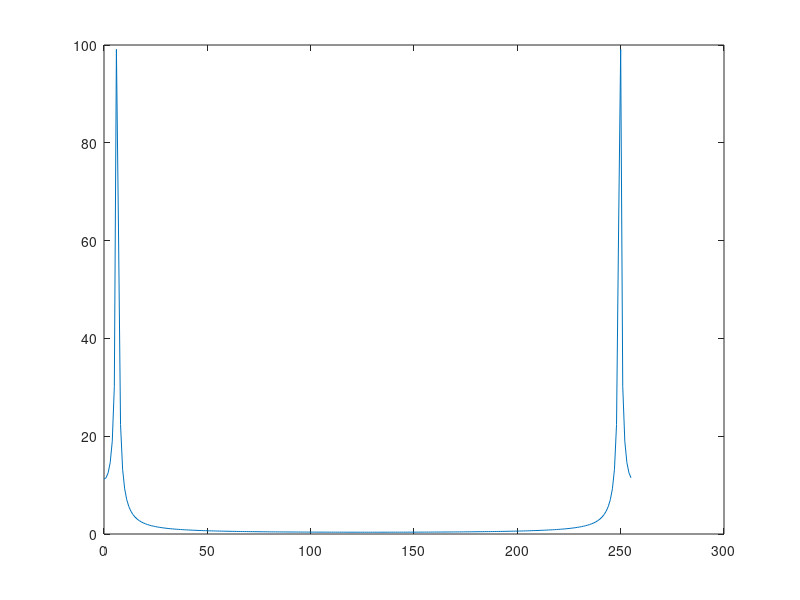
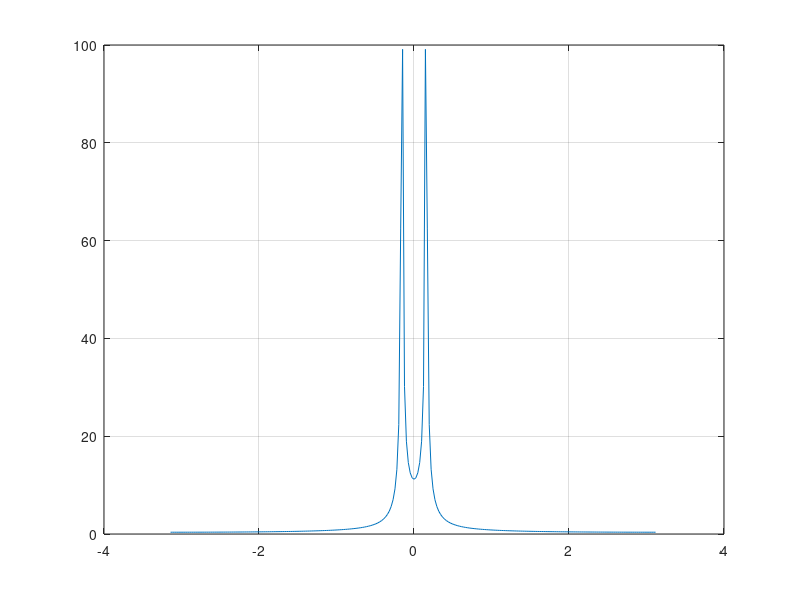
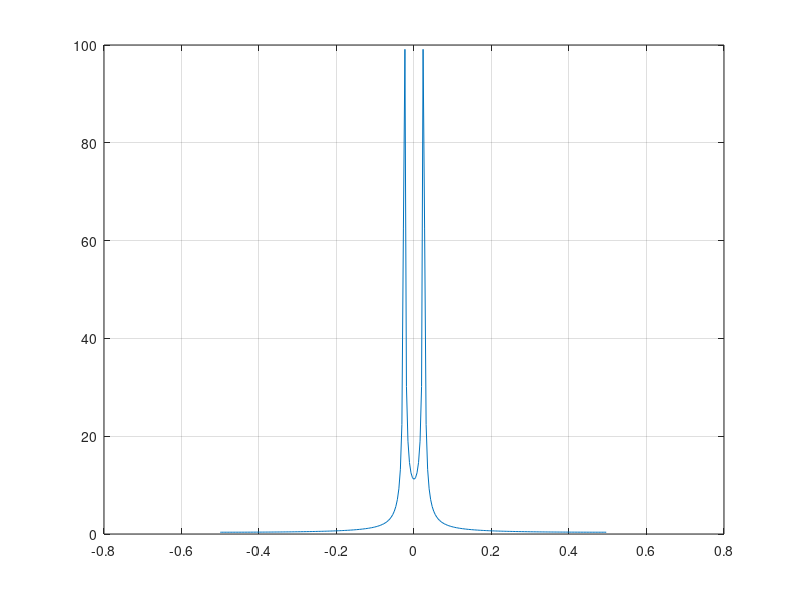
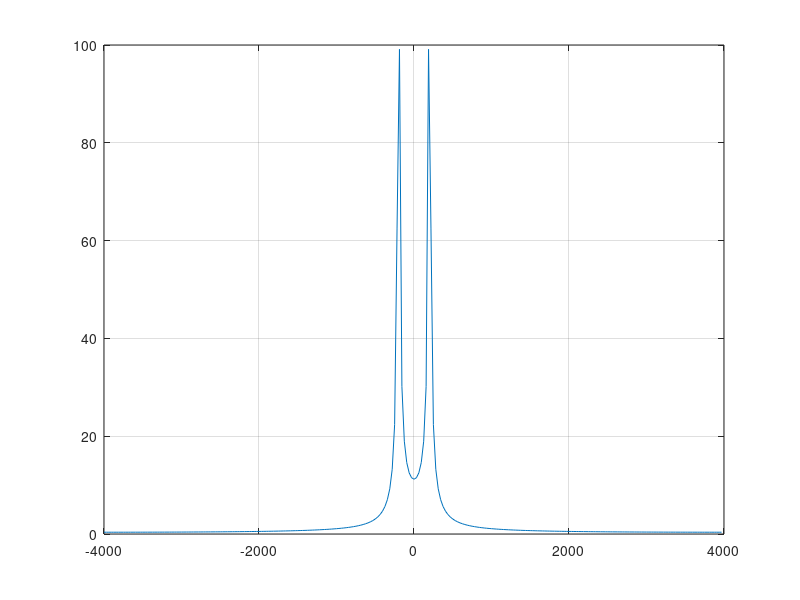

Source code (MATLAB) for these figures, in order:
Fs = 8000; F0 = 200; t_max = 0.04;
t = 0:1/Fs:t_max-1/Fs;
s = sin(2*pi*F0*t);
No_samples = length(s); % sau: No_samples = t_max*Fs
N_fft = 256;
S = fft(s,N_fft);
k = 0:N_fft-1;
figure(1),plot(k,abs(S))
w = -pi: 2*pi/N_fft :pi-2*pi/N_fft;
figure(2),plot(w,fftshift(abs(S))),grid
f = -0.5: 1/N_fft :0.5-1/N_fft; % sau: f = w/(2*pi)
figure(3),plot(f,fftshift(abs(S))),grid
F = -Fs/2: Fs/N_fft :Fs/2-Fs/N_fft; %sau:F=w/(2*pi)*Fs
figure(4),plot(F,fftshift(abs(S))),grid
figure(5),subplot(211),plot(f,fftshift(abs(S))),grid
subplot(212),plot(f,fftshift(angle(S))),grid
figure(6),subplot(211),plot(f,fftshift(real(S))),grid
subplot(212),plot(f,fftshift(imag(S))),grid

